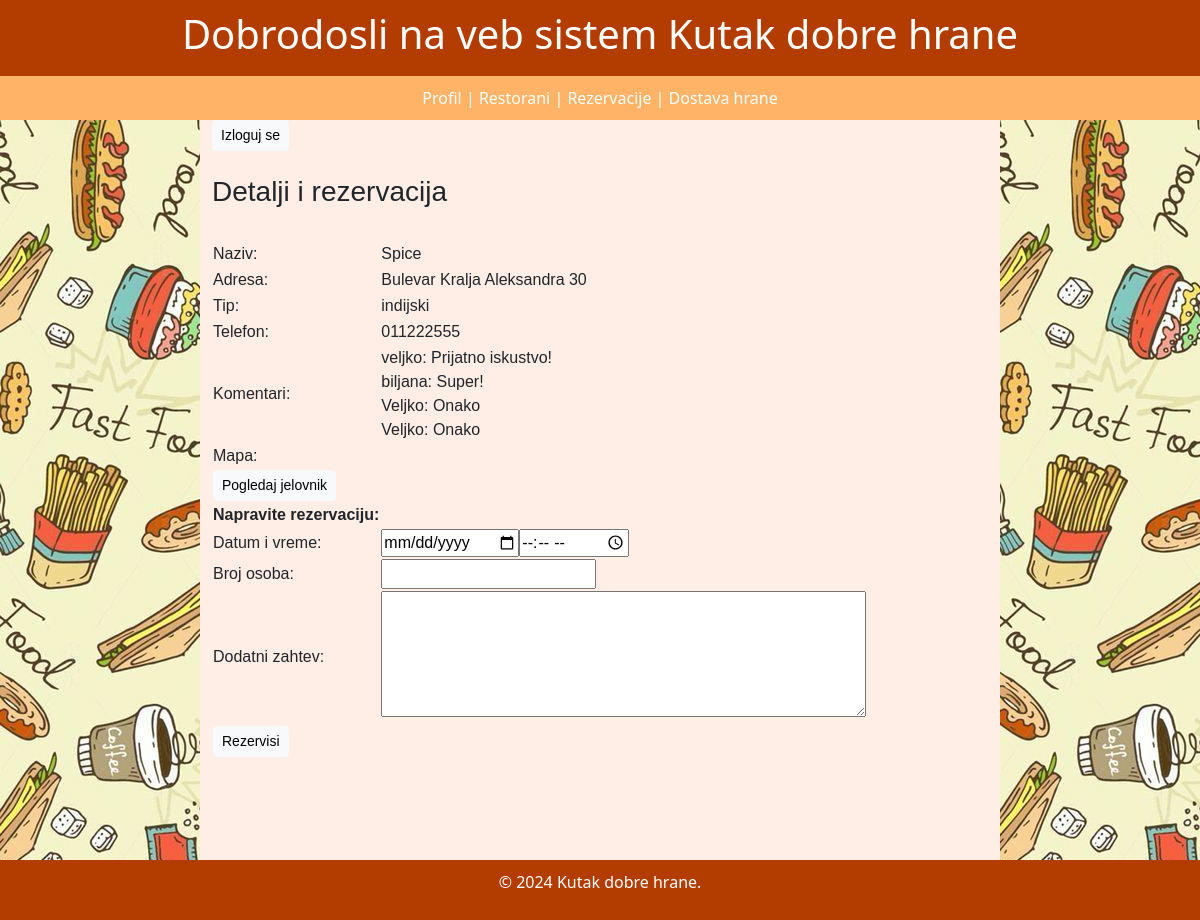
The app's page /gost_detalji_restorana.php?id=1 with its own data.
### tables this page shows
CREATE TABLE IF NOT EXISTS `restorani` (
  `id` int NOT NULL AUTO_INCREMENT,
  `naziv` varchar(30) NOT NULL,
  `adresa` varchar(50) NOT NULL,
  `tip` varchar(30) NOT NULL,
  `telefon` varchar(30) NOT NULL,
  `ocena` float NOT NULL,
  `mapa` varchar(50) NOT NULL,
  `kontakt_osoba` varchar(30) NOT NULL,
  `opis` varchar(100) NOT NULL,
  `otvaranje` time NOT NULL,
  `zatvaranje` time NOT NULL,
  PRIMARY KEY (`id`)
);

CREATE TABLE IF NOT EXISTS `komentari` (
  `id` int NOT NULL AUTO_INCREMENT,
  `id_restorana` varchar(3) NOT NULL,
  `id_rezervacije` varchar(3) NOT NULL,
  `gost` varchar(30) NOT NULL,
  `komentar` varchar(100) NOT NULL,
  `ocena` int NOT NULL,
  PRIMARY KEY (`id`)
);

### gost_detalji_restorana.php (the view, shortened to what this page needs)
<!DOCTYPE html>
<html>
    <head>
        <link rel="stylesheet" type="text/css" href="stil.css">
        <link href="https://cdn.jsdelivr.net/npm/bootstrap@5.3.2/dist/css/bootstrap.min.css" rel="stylesheet">
    </head>
    <body>
        <div class="container-fluid">
            <div class="row header">
                <h1>Dobrodosli na veb sistem Kutak dobre hrane</h1> <br/>
            </div>
            <div class="row">
                <div class="menu col-12">
                    <a href="gost_profil.php">
                        Profil  |
                    </a>
                    <a href="gost_restorani.php">
                          Restorani  |
                    </a>
                    <a href="gost_rezervacije.php">
                          Rezervacije  |
                    </a>
                    <a href="gost_dostava.php">
                          Dostava hrane
                    </a>
                </div>
            </div>
            <div class="row">
                <div class="side col-2"></div>
                <div class="body col-8 full-height">
                    <form method="get" action="index.php">
                        <input class="btn btn-light btn-sm" type="submit" name="izloguj" value="Izloguj se">
                    </form>
                    <br>
                    <?php
                    require 'dbconnection.php';
                    if (isset($_GET['id'])) {
                        $id = $_GET['id'];
                        $result = mysqli_query($con, "SELECT * FROM restorani WHERE id = '$id'");
                        $row = mysqli_fetch_assoc($result);
                    ?>
                    <form method="post" action="">
                        <h3>Detalji i rezervacija</h3>
                        <table>
                            <tr>
                                <td>Naziv:  </td>
                                <td><?php echo $row['naziv'] ?></td>
                            </tr>
                            <tr>
                                <td>Adresa: </td>
                                <td><?php echo $row['adresa'] ?></td>
                            </tr>
                            <tr>
                                <td>Tip:    </td>
                                <td><?php echo $row['tip'] ?></td>
                            </tr>
                            <tr>
                                <td>Telefon:    </td>
                                <td><?php echo $row['telefon'] ?></td>
                            </tr>
                            <tr>
                                <td>Komentari:  </td>
                                <td>
                                <?php
                                $id_restorana=$row['id'];
                                $result2 = mysqli_query($con, "SELECT * FROM komentari WHERE id_restorana = '$id_restorana'");
                                if(mysqli_num_rows($result2)>0){
                                    while($row2= mysqli_fetch_assoc($result2)){
                                    echo $row2['gost'].': '.$row2['komentar'].'<br>';
                                    }
                                }
                                ?>
                                </td>
                            </tr>
                            <tr>
                                <td>Mapa:   </td>
                            </tr>
                            <tr>
                                <td>
                                    <a href="gost_jelovnik.php">
                                    <input class="btn btn-light btn-sm" type="button" name="jelovnik" value="Pogledaj jelovnik">
                                    </a>
                                </td>
                            </tr>
                            <br>
                            <tr>
                                <th>Napravite rezervaciju:</th>
                            </tr>
                            <tr>
                                <td>Datum i vreme: </td>
                                <td><input type="date" name="datum"><input type="time" name="vreme"></td>
                            </tr>
                            <tr>
                                <td>Broj osoba: </td>
                                <td><input type="number" name="broj_osoba"></td>
                            </tr>
                            <tr>
                                <td>Dodatni zahtev: </td>
                                <td><textarea id="zahtev" name="zahtev" rows="5" cols="50"></textarea></td>
                            </tr>
                            <tr>
                                <td><input class="btn btn-light btn-sm" type="submit" name="rezervisi" value="Rezervisi"></td>
                            </tr>
                        </table>
                    </form>
                    <?php
                    }
                    ?>
                </div>
                <div class="side col-2"></div>
            </div>
            <div class="row footer">
                <p>&copy; 2024 Kutak dobre hrane. </p>
            </div>
        </div>
    </body>
</html>

### stil.css (style rules this page uses)
body, h1, h2, h3, p, form { margin: 0; padding: 0; }
.body { font-family: Arial, sans-serif; background-color: #ffeee6; text-align: left; }
.side { background-image: url('pozadina.jpg'); }
.menu { background-color: #ffb366; padding-top: 10px; padding-bottom: 10px; text-align: center; }
a:visited, a:link { color:white; text-decoration: none; }
.header { background-color: #b33c00; color: #fff; padding: 10px; text-align: center; }
.footer { background-color: #b33c00; color: #fff; padding: 10px; text-align: center; position: fixed; bottom: 0; z-index: 1000; width: 100%; }
.full-height { height: 100vh; }

### records on screen
restorani: naziv "Spice", adresa "Bulevar Kralja Aleksandra 30", tip "indijski", telefon "011222555"
komentari: gost "veljko", komentar "Prijatno iskustvo!"
komentari: gost "biljana", komentar "Super!"
komentari: gost "Veljko", komentar "Onako"
komentari: gost "Veljko", komentar "Onako"
